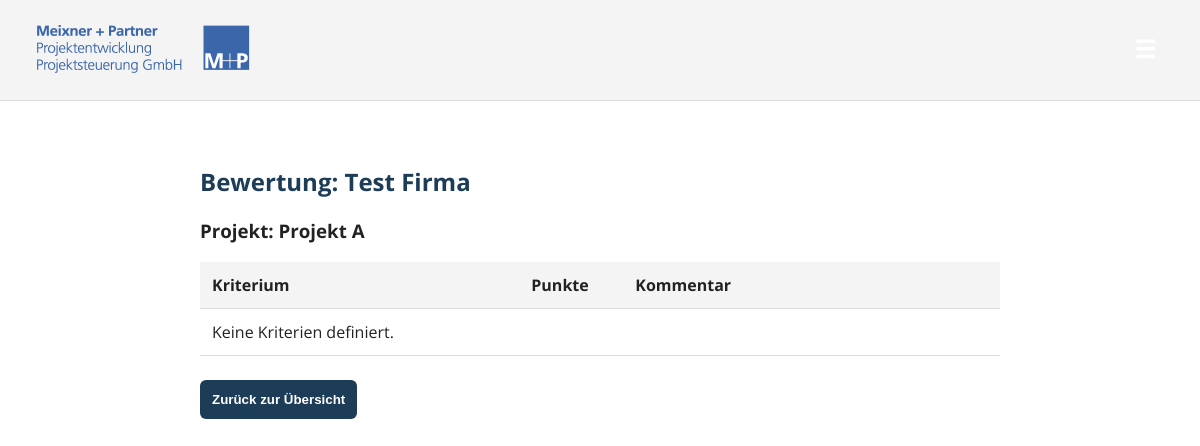
The page /bewertungen/3/ (signed in) on the database as committed earlier.
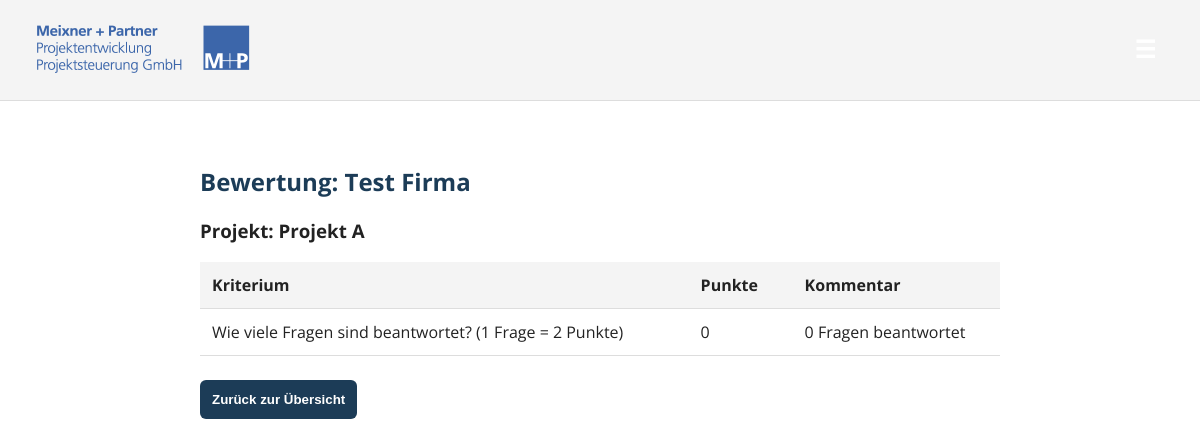
The same page on the database as committed later.
### portal/models.py (models this page shows, shortened)
class Kriterium(models.Model):
    projekt = models.ForeignKey(Projekt, on_delete=models.CASCADE, related_name='kriterien')
    text = models.CharField(max_length=500, help_text="Beschreiben Sie das Kriterium")
    max_punkte = models.PositiveSmallIntegerField(default=10, help_text="Maximale Punktzahl (z. B. 10)")
    class Meta:
        verbose_name = "Kriterium"
        verbose_name_plural = "Kriterien"

class Bewertung(models.Model):
    antrag = models.ForeignKey(Teilnahmeantrag, on_delete=models.CASCADE, related_name='bewertungen')
    kriterium = models.ForeignKey(Kriterium, on_delete=models.CASCADE, related_name='bewertungen')
    punkte = models.PositiveSmallIntegerField()
    kommentar = models.TextField(blank=True, null=True)
    erstellt_am = models.DateTimeField(auto_now_add=True, null=True, blank=True)
    class Meta:
        unique_together = ('antrag', 'kriterium')  # one score per criterion per application
        verbose_name = "Bewertung"
        verbose_name_plural = "Bewertungen"

### portal/views.py (the view)
# urls.py: path('bewertungen/<int:pk>/', views.bewertung_detail, name='bewertung_detail'),
@login_required
def bewertung_detail(request, pk):
    antrag = get_object_or_404(Teilnahmeantrag, pk=pk)
    if request.user.role != 'Vergabestelle':
        return redirect('dashboard')
    kriterien = antrag.projekt.kriterien.all()
    bewertungen_qs = antrag.bewertungen.select_related('kriterium').order_by('kriterium__id')
    bewertungen_dict = { str(b.kriterium.pk): b for b in bewertungen_qs }
    return render(request, 'portal/bewertung_detail.html', {
        'antrag': antrag,
        'kriterien': kriterien,
        'bewertungen': bewertungen_dict,
    })

### portal/templatetags/json_extras.py (called while the page is built)
@register.filter
def dict_get(d, key):
    if isinstance(d, dict):
        return d.get(key)
    return None

### portal/templates/portal/bewertung_detail.html (shortened to what this page needs)
{% extends 'portal/base.html' %}
{% load static %}
{% load json_extras %}
{% block content %}
<div style="max-width: 800px; margin:2rem auto;">
  <h2>Bewertung: {{ antrag.firmenname }}</h2>
  <h3>Projekt: {{ antrag.projekt.name }}</h3>
  <table style="width:100%; border-collapse: collapse; margin-top:1rem;">
    <thead>
      <tr style="background:#f4f4f4;">
        <th style="text-align:left; padding:0.75rem;">Kriterium</th>
        <th style="text-align:left; padding:0.75rem; width:80px;">Punkte</th>
        <th style="text-align:left; padding:0.75rem;">Kommentar</th>
      </tr>
    </thead>
    <tbody>
      {% for kriterium in kriterien %}
        {% with bid=kriterium.pk|stringformat:"s" %}
          {% with entry=bewertungen|dict_get:bid %}
            {% if entry %}
              <tr>
                <td style="padding:0.75rem; border-bottom:1px solid #ddd;">
                  {{ kriterium.text }}
                </td>
                <td style="padding:0.75rem; border-bottom:1px solid #ddd;">
                  {{ entry.punkte }}
                </td>
                <td style="padding:0.75rem; border-bottom:1px solid #ddd;">
                  {{ entry.kommentar|default:"–" }}
                </td>
              </tr>
            {% endif %}
          {% endwith %}
        {% endwith %}
      {% empty %}
        <tr><td colspan="3" style="padding:0.75rem;">Keine Kriterien definiert.</td></tr>
      {% endfor %}
    </tbody>
  </table>
  <a href="{% url 'bewertungen_liste' %}" style="display:inline-block; margin-top:1rem;">
    <button>Zurück zur Übersicht</button>
  </a>
</div>
{% endblock %}

Rows that differ between the two databases and show on the page:
now on this page (row edited): Kriterium: text "Wie viele Fragen sind beantwortet? (1 Frage = 2 Punkte)"
now on this page (row unchanged): Bewertung: punkte "0", kommentar "0 Fragen beantwortet"
Other text that changed with them:
text no longer shown: "Keine Kriterien definiert."
